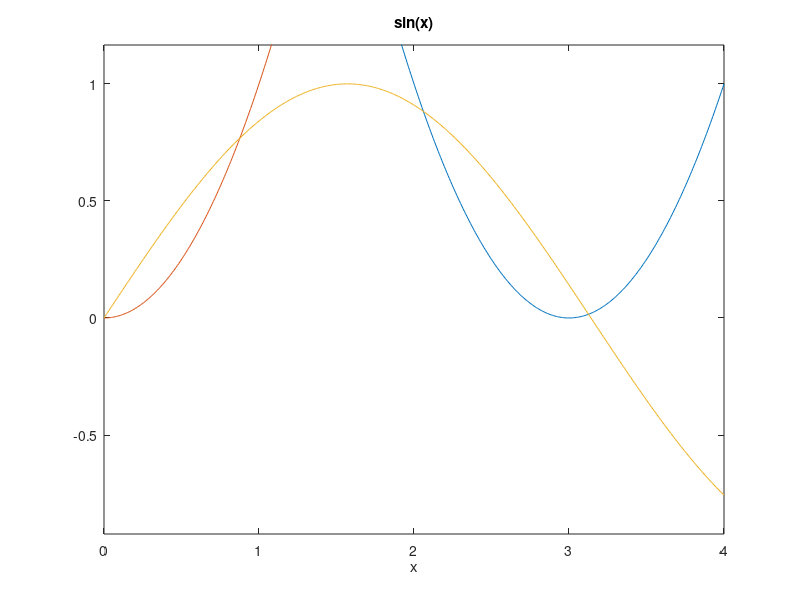

MATLAB code to generate this figure: (Note: this script raises an error after producing the figure.)
%%
% NOTES
% DATE: 26/03/2018
% AUTHOR: MINHYUK NAM

%% CHP 4-0. Matrix Functions
% length()
% size()

%% CHP 4-1. Plotting
%% ezplot
ezplot('(x-3)^2', [0, 4])
xlabel('x value')
ylabel('f(x)')
title('f')
hold on %to keep the figure window

ezplot('x^2', [0, 4])
ezplot('sin(x)', [0, 4])
hold off %to stop hold on option

%% figure
% figure(n) to mark that the graph is nth plot

figure(5)

%% CHP 4-2. Differential Equation
%% 
% There is a function called 'yeastDE'
% function dYdt = yeastDE(t, Y) %(indep., dep.)
% k = 0.6;
% c = 700;
% dYdt = k * Y * (1 - Y/c); ODE problem

% There are mainly two differnet types of equation - BVP, IVP - Bound value
% prob, and initial value prob.- and ode solver is to solve IVP, so that 

[t, Y] = ode45('yeastDE', 0:20, 1); %(x-value, t-value, initial-val)
plot(t,Y)

% There are vaious type of solver but ode45 is the most typical type

%% Vector Field (not examinable)
% There is a function called 'yeastDE'
% function dydt = yeastDE(t, y)
% dydt = t - y ;

clc
clear

dy = @(t, y) t - y;
[T, Y] = meshgrid(-1 : 5, -2 : 4);
arrowY = dy(T, Y);
arrowT = ones(size(Y));

quiver(T, Y, arrowT, arrowY); %draw verctor arrows on plot
hold on

[t, y] = ode45('yeastDE', -1:.1:5, 2); plot(t, y)
[t, y] = ode45('yeastDE', -1:.1:5, 0); plot(t, y)
[t, y] = ode45('yeastDE', -1:.1:5, -1.8); plot(t, y)
hold off
